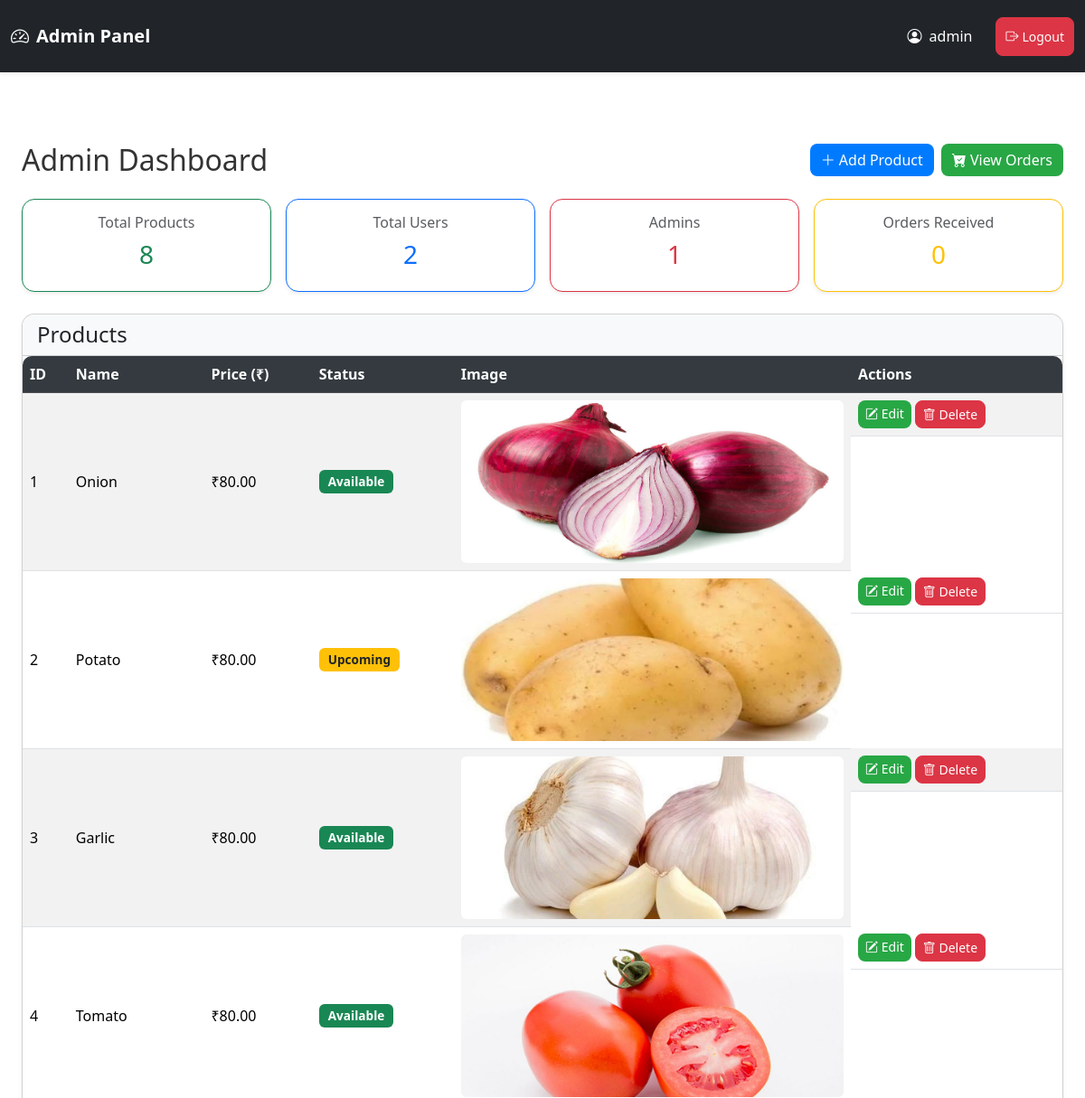
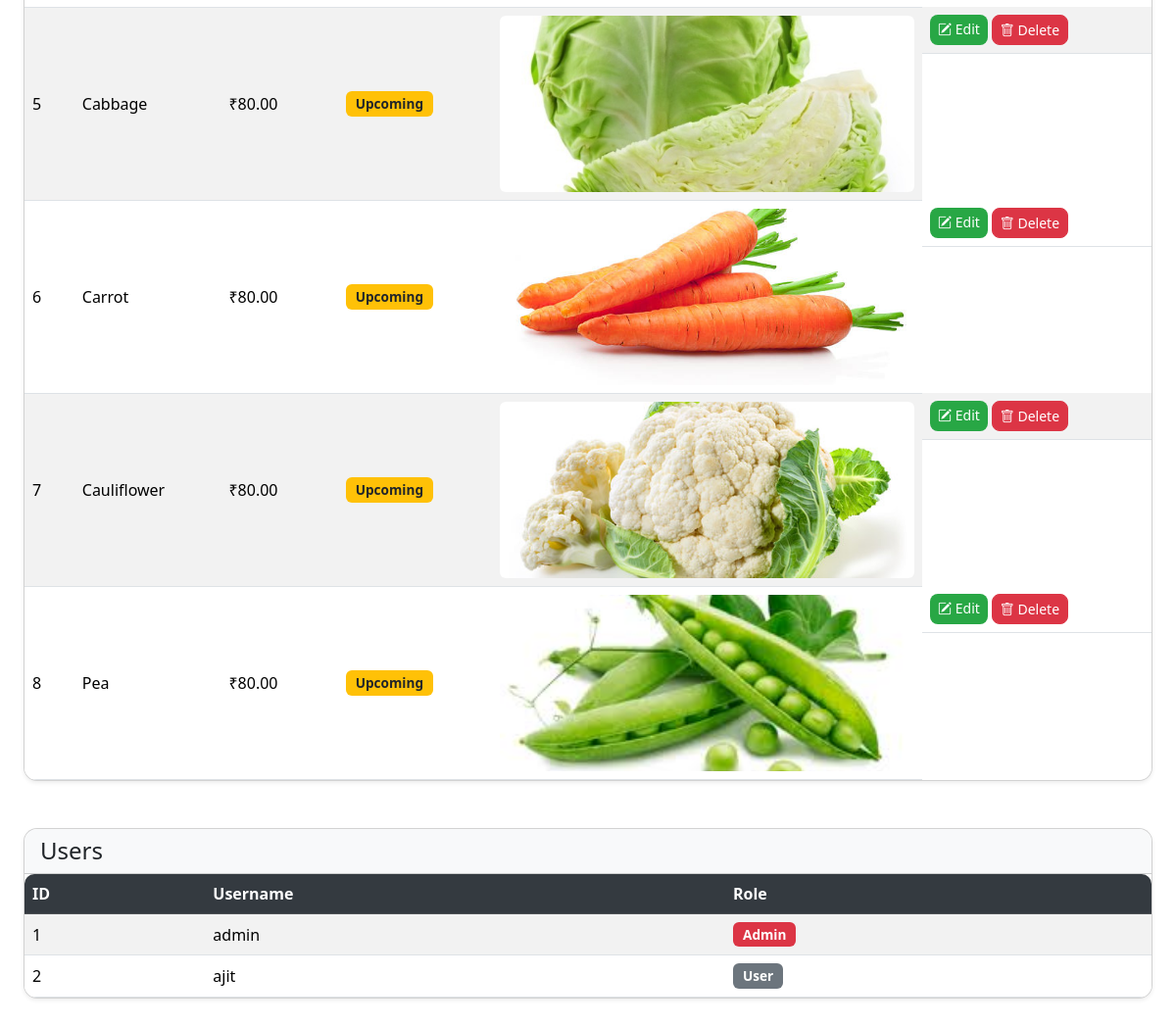
The page /admin (signed in) on the database its author committed (2 pictures, top to bottom).
### app.py (models this page shows)
class User(UserMixin, db.Model):
    id = db.Column(db.Integer, primary_key=True)
    username = db.Column(db.String(150), unique=True, nullable=False)
    password = db.Column(db.String(255), nullable=False)
    is_admin = db.Column(db.Boolean, default=False)

class Product(db.Model):
    id = db.Column(db.Integer, primary_key=True)
    name = db.Column(db.String(150), nullable=False)
    price = db.Column(db.Float, nullable=False)
    image = db.Column(db.String(150), nullable=False)
    status = db.Column(db.String(20), nullable=False, default='available')  # available / upcoming

### app.py (the view)
@app.route('/admin')
@admin_required
def admin_dashboard():
    products = Product.query.all()
    users = User.query.all()
    return render_template('admin_dashboard.html', products=products, users=users)

### app.py (called while the page is built)
@login_manager.user_loader
def load_user(user_id):
    return db.session.get(User, int(user_id))

def admin_required(f):
    @wraps(f)
    def wrapper(*args, **kwargs):
        if not current_user.is_authenticated or not current_user.is_admin:
            flash("Admin access required!", "danger")
            return redirect(url_for('admin_login'))
        return f(*args, **kwargs)
    return wrapper

@app.context_processor
def inject_cart_count():
    if current_user.is_authenticated and not current_user.is_admin:
        count = Order.query.filter_by(user_id=current_user.id).count()
    else:
        count = 0
    return dict(cart_count=count)

### templates/admin_dashboard.html
{% extends 'admin_base.html' %}
{% block content %}
<div class="container mt-4">
    <div class="d-flex justify-content-between align-items-center mb-4 flex-wrap">
        <h2 class="mb-2 mb-md-0">Admin Dashboard</h2>
        <div class="d-flex gap-2 flex-wrap">
            <a href="{{ url_for('admin_add') }}" class="btn btn-success">
                <i class="bi bi-plus-lg"></i> Add Product
            </a>
            <a href="{{ url_for('admin_orders') }}" class="btn btn-primary">
                <i class="bi bi-cart-check-fill"></i> View Orders
            </a>
        </div>
    </div>
    <div class="row mb-4 g-3">
        <div class="col-md-3">
            <div class="card shadow-sm text-center p-3 border-success">
                <h6 class="text-muted">Total Products</h6>
                <h3 class="text-success">{{ products|length }}</h3>
            </div>
        </div>
        <div class="col-md-3">
            <div class="card shadow-sm text-center p-3 border-primary">
                <h6 class="text-muted">Total Users</h6>
                <h3 class="text-primary">{{ users|length }}</h3>
            </div>
        </div>
        <div class="col-md-3">
            <div class="card shadow-sm text-center p-3 border-danger">
                <h6 class="text-muted">Admins</h6>
                <h3 class="text-danger">
                    {{ users | selectattr('is_admin') | list | length }}
                </h3>
            </div>
        </div>
        <div class="col-md-3">
            <div class="card shadow-sm text-center p-3 border-warning">
                <h6 class="text-muted">Orders Received</h6>
                <h3 class="text-warning">{{ orders_count or 0 }}</h3>
            </div>
        </div>
    </div>
    <div class="card shadow-sm mb-5">
        <div class="card-header bg-light d-flex justify-content-between align-items-center">
            <h4 class="mb-0">Products</h4>
        </div>
        <div class="card-body p-0 table-responsive">
            <table class="table table-striped table-hover mb-0 align-middle">
                <thead class="table-dark">
                    <tr>
                        <th>ID</th>
                        <th>Name</th>
                        <th>Price (₹)</th>
                        <th>Status</th>
                        <th>Image</th>
                        <th>Actions</th>
                    </tr>
                </thead>
                <tbody>
                    {% for p in products %}
                    <tr>
                        <td>{{ p.id }}</td>
                        <td>{{ p.name }}</td>
                        <td>₹{{ "%.2f"|format(p.price) }}</td>
                        <td>
                            {% if p.status == 'available' %}
                                <span class="badge bg-success">Available</span>
                            {% else %}
                                <span class="badge bg-warning text-dark">Upcoming</span>
                            {% endif %}
                        </td>
                        <td>
                            <img src="{{ url_for('static', filename='images/' ~ p.image) }}"
                                 class="rounded" height="50">
                        </td>
                        <td class="d-flex gap-1 flex-wrap">
                            <a href="{{ url_for('admin_edit', id=p.id) }}" class="btn btn-primary btn-sm">
                                <i class="bi bi-pencil-square"></i> Edit
                            </a>
                            <form action="{{ url_for('admin_delete', id=p.id) }}" method="POST" class="d-inline">
                                <button type="submit" class="btn btn-danger btn-sm"
                                        onclick="return confirm('Delete this product?')">
                                    <i class="bi bi-trash"></i> Delete
                                </button>
                            </form>
                        </td>
                    </tr>
                    {% else %}
                    <tr>
                        <td colspan="6" class="text-center text-muted py-3">
                            No products available
                        </td>
                    </tr>
                    {% endfor %}
                </tbody>
            </table>
        </div>
    </div>
    <div class="card shadow-sm mb-5">
        <div class="card-header bg-light">
            <h4 class="mb-0">Users</h4>
        </div>
        <div class="card-body p-0 table-responsive">
            <table class="table table-striped table-hover mb-0 align-middle">
                <thead class="table-dark">
                    <tr>
                        <th>ID</th>
                        <th>Username</th>
                        <th>Role</th>
                    </tr>
                </thead>
                <tbody>
                    {% for u in users %}
                    <tr>
                        <td>{{ u.id }}</td>
                        <td>{{ u.username }}</td>
                        <td>
                            {% if u.is_admin %}
                                <span class="badge bg-danger">Admin</span>
                            {% else %}
                                <span class="badge bg-secondary">User</span>
                            {% endif %}
                        </td>
                    </tr>
                    {% else %}
                    <tr>
                        <td colspan="3" class="text-center text-muted py-3">
                            No users found
                        </td>
                    </tr>
                    {% endfor %}
                </tbody>
            </table>
        </div>
    </div>
</div>
{% endblock %}

### templates/admin_base.html (shortened to what this page needs)
<!doctype html>
<html lang="en">
<head>
  <link href="https://cdn.jsdelivr.net/npm/bootstrap@5.3.2/dist/css/bootstrap.min.css" rel="stylesheet">
  <link href="https://cdn.jsdelivr.net/npm/bootstrap-icons@1.11.1/font/bootstrap-icons.css" rel="stylesheet">
  <link rel="stylesheet" href="{{ url_for('static', filename='css/style.css') }}">
</head>
<body>
{% if request.endpoint != 'admin_login' and current_user.is_authenticated %}
<nav class="navbar navbar-expand-lg navbar-dark bg-dark shadow-sm">
  <div class="container-fluid">
    <a class="navbar-brand" href="{{ url_for('admin_dashboard') }}">
      <i class="bi bi-speedometer2"></i> Admin Panel
    </a>
    <div class="collapse navbar-collapse justify-content-end" id="adminNavbar">
      <ul class="navbar-nav align-items-center gap-3">
        <li class="nav-item">
          <span class="navbar-text text-white">
            <i class="bi bi-person-circle"></i> {{ current_user.username }}
          </span>
        </li>
<li class="nav-item">
  <a href="{{ url_for('admin_logout') }}"
     class="btn btn-danger btn-sm d-flex align-items-center gap-1">
    <i class="bi bi-box-arrow-right"></i> Logout
  </a>
</li>
      </ul>
    </div>
  </div>
</nav>
{% endif %}
<div class="container mt-4">
  {% block content %}{% endblock %}
</div>
</body>
</html>

### static/css/style.css (style rules this page uses)
* { box-sizing: border-box; }
body { font-family: 'Segoe UI', Tahoma, Geneva, Verdana, sans-serif; background-color: #f8f9fa; color: #333; margin: 0; padding: 0; min-height: 100vh; display: flex; flex-direction: column; }
.navbar { margin-bottom: 30px; box-shadow: 0 3px 10px rgba(0, 0, 0, 0.12); height: 80px; }
.navbar a.btn { margin-left: 10px; padding: 10px; }
.card { border-radius: 14px; overflow: hidden; background: #fff; box-shadow: 0 3px 8px rgba(0, 0, 0, 0.1); transition: transform 0.3s ease, box-shadow 0.3s ease; }
.card img { height: 180px; width: 100%; object-fit: cover; transition: transform 0.4s ease; }
.card-body { padding: 16px; }
.btn { border-radius: 8px; font-weight: 500; }
.btn-primary { background-color: #28a745; border: none; transition: all 0.3s ease; }
.btn-success { background-color: #007bff; border: none; transition: all 0.3s ease; }
.btn-danger { transition: all 0.3s ease; }
.table { background: #fff; border-radius: 10px; overflow: hidden; box-shadow: 0 3px 10px rgba(0, 0, 0, 0.1); }
.table th { background: #343a40; color: #fff; font-weight: 600; }
.table td, .table th { vertical-align: middle !important; }
.badge { font-size: 0.85rem; padding: 6px 10px; font-weight: 600; border-radius: 6px; }

### templates/admin_base.html (style rules this page uses)
body { background-color: #ffffff; }
.navbar-brand { font-weight: bold; display: flex; align-items: center; gap: 0.5rem; }
.navbar-text { display: flex; align-items: center; gap: 0.5rem; }
.container { max-width: 1200px; }

### rows shown on the page
User: username "admin", id "1", is_admin "Admin"
Product: id "1", name "Onion", price "80.00", status "Available", image (picture)
Product: id "2", name "Potato", price "80.00", status "Upcoming", image (picture)
Product: id "3", name "Garlic", price "80.00", status "Available", image (picture)
Product: id "4", name "Tomato", price "80.00", status "Available", image (picture)
Product: id "5", name "Cabbage", price "80.00", status "Upcoming", image (picture)
Product: id "6", name "Carrot", price "80.00", status "Upcoming", image (picture)
Product: id "7", name "Cauliflower", price "80.00", status "Upcoming", image (picture)
Product: id "8", name "Pea", price "80.00", status "Upcoming", image (picture)
User: id "2", username "ajit", is_admin "User"

### other values the page prints
{{ products|length }} "8"
{{ users|length }} "2"
{{ users | selectattr('is_admin') | list | length }} "1"
{{ orders_count or 0 }} "0"
